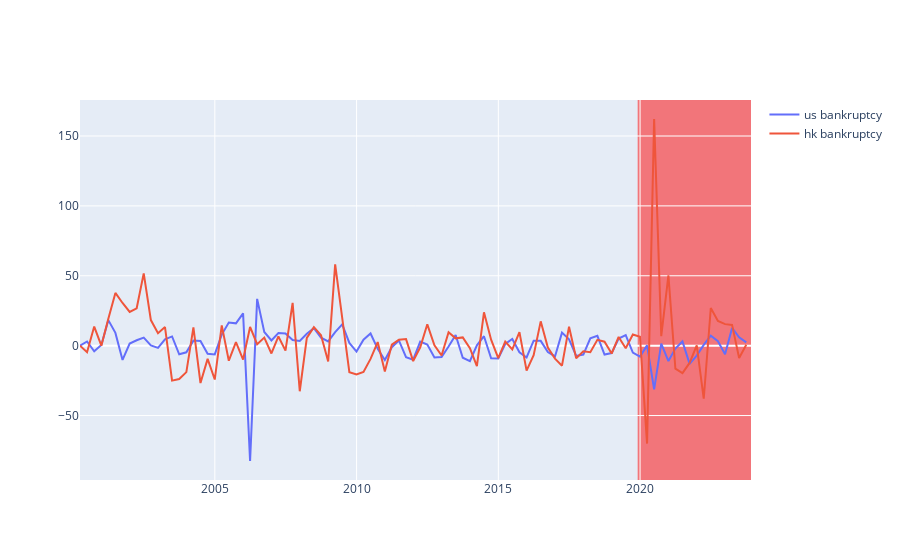

The cell this chart's notebook holds for it:
### Markdown cell above
# compare us to hk bankruptcy change

### Code cell
fig = go.Figure()
fig.add_trace(go.Scatter(x=df.index, y=df['us bankruptcy_prc_chg'], mode='lines', name='us bankruptcy'))
fig.add_trace(go.Scatter(x=df.index, y=df['hk bankruptcy_prc_chg'], mode='lines', name='hk bankruptcy'))
fig.update_layout(
    shapes=[
        dict(
            type="rect",
            xref="x",
            yref="paper",
            x0='2019-12-01',
            y0=0,
            x1='2023-11-30',
            y1=1,
            fillcolor="red",
            opacity=0.5,
            layer="below",
            line_width=0,
        )
    ]
)
